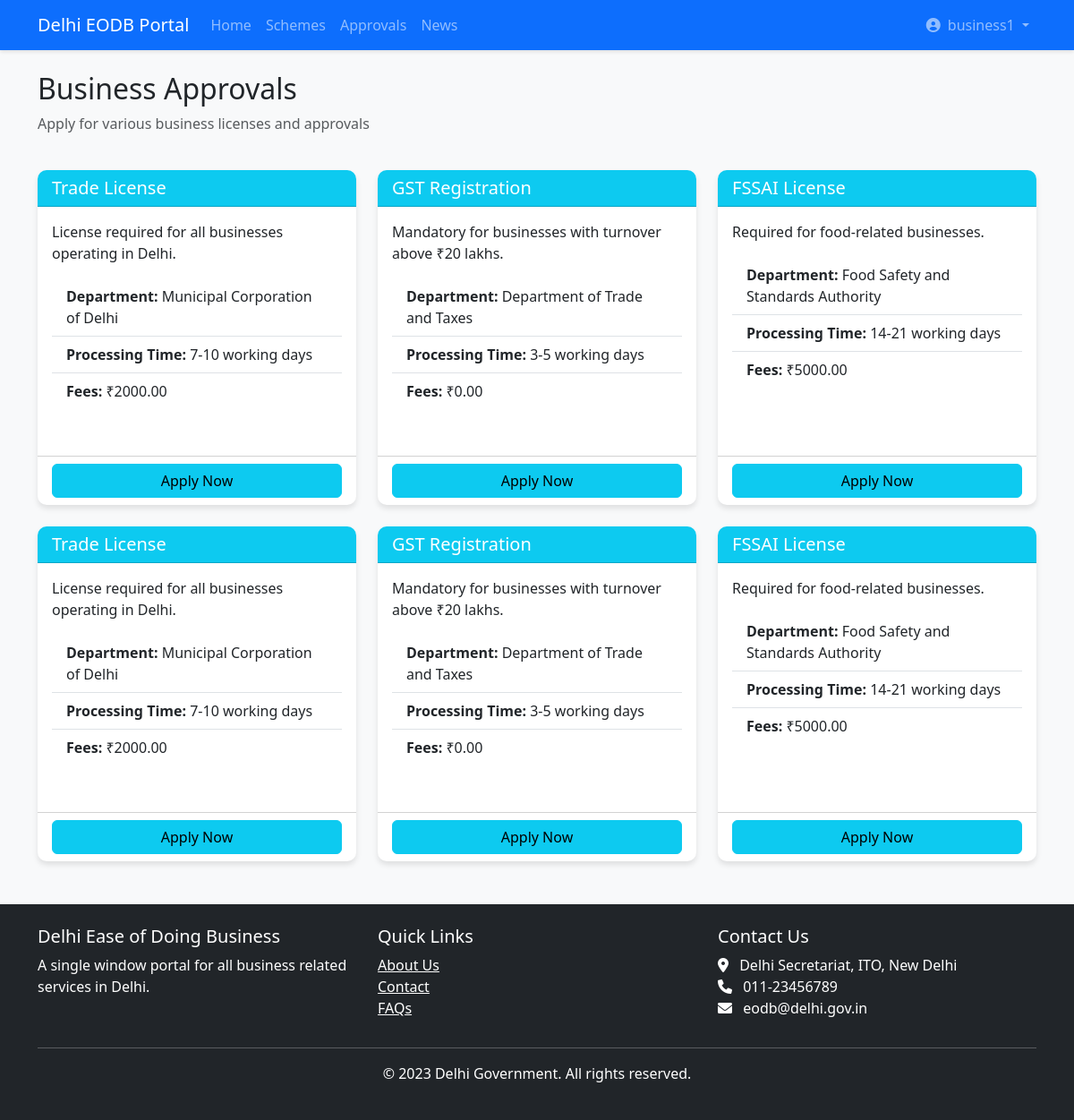
The page /approvals/ (signed in) on the database its author committed.
### business_portal/models.py (models this page shows, shortened)
class ApprovalType(models.Model):
    name = models.CharField(max_length=255)
    description = models.TextField()
    department = models.CharField(max_length=255)
    processing_time = models.CharField(max_length=100)
    fees = models.DecimalField(max_digits=10, decimal_places=2)
    required_documents = models.TextField()
    is_active = models.BooleanField(default=True)

### business_portal/views.py (the view)
# urls.py: path('approvals/', views.approval_types, name='approval_types'),
@login_required
def approval_types(request):
    types = ApprovalType.objects.filter(is_active=True)
    return render(request, 'business_portal/approval_types.html', {'approval_types': types})

### business_portal/templates/business_portal/approval_types.html
{% extends "business_portal/base.html" %}
{% load static %}
{% block content %}
<div class="row mb-4">
    <div class="col-md-8">
        <h2>Business Approvals</h2>
        <p class="text-muted">Apply for various business licenses and approvals</p>
    </div>
</div>
<div class="row">
    {% for approval_type in approval_types %}
    <div class="col-md-4 mb-4">
        <div class="card h-100">
            <div class="card-header bg-info text-white">
                <h5 class="mb-0">{{ approval_type.name }}</h5>
            </div>
            <div class="card-body">
                <p>{{ approval_type.description }}</p>
                <ul class="list-group list-group-flush mb-3">
                    <li class="list-group-item">
                        <strong>Department:</strong> {{ approval_type.department }}
                    </li>
                    <li class="list-group-item">
                        <strong>Processing Time:</strong> {{ approval_type.processing_time }}
                    </li>
                    <li class="list-group-item">
                        <strong>Fees:</strong> ₹{{ approval_type.fees }}
                    </li>
                </ul>
            </div>
            <div class="card-footer bg-transparent">
                <a href="{% url 'create_application' approval_type.id %}" class="btn btn-info w-100">
                    Apply Now
                </a>
            </div>
        </div>
    </div>
    {% empty %}
    <div class="col-12">
        <div class="alert alert-info">
            No approval types available at the moment.
        </div>
    </div>
    {% endfor %}
</div>
{% endblock %}

### business_portal/templates/business_portal/base.html (shortened to what this page needs)
{% load static %}
<!DOCTYPE html>
<html lang="en">
<head>
    <link href="https://cdn.jsdelivr.net/npm/bootstrap@5.3.0/dist/css/bootstrap.min.css" rel="stylesheet">
    <link rel="stylesheet" href="https://cdnjs.cloudflare.com/ajax/libs/font-awesome/6.0.0/css/all.min.css">
    <link rel="stylesheet" href="{% static 'css/style.css' %}">
</head>
<body>
    <nav class="navbar navbar-expand-lg navbar-dark bg-primary">
        <div class="container">
            <a class="navbar-brand" href="{% url 'home' %}">Delhi EODB Portal</a>
            <div class="collapse navbar-collapse" id="navbarNav">
                <ul class="navbar-nav me-auto">
                    <li class="nav-item">
                        <a class="nav-link" href="{% url 'home' %}">Home</a>
                    </li>
                    <li class="nav-item">
                        <a class="nav-link" href="{% url 'government_schemes' %}">Schemes</a>
                    </li>
                    <li class="nav-item">
                        <a class="nav-link" href="{% url 'approval_types' %}">Approvals</a>
                    </li>
                    <li class="nav-item">
                        <a class="nav-link" href="{% url 'news' %}">News</a>
                    </li>
                </ul>
                <ul class="navbar-nav">
                    {% if user.is_authenticated %}
                        <li class="nav-item dropdown">
                            <a class="nav-link dropdown-toggle" href="#" id="navbarDropdown" role="button" data-bs-toggle="dropdown">
                                <i class="fas fa-user-circle me-1"></i> {{ user.username }}
                            </a>
                        </li>
                    {% endif %}
                </ul>
            </div>
        </div>
    </nav>
    <main class="container my-4">
        {% block content %}{% endblock %}
    </main>
    <footer class="bg-dark text-white py-4 mt-4">
        <div class="container">
            <div class="row">
                <div class="col-md-4">
                    <h5>Delhi Ease of Doing Business</h5>
                    <p>A single window portal for all business related services in Delhi.</p>
                </div>
                <div class="col-md-4">
                    <h5>Quick Links</h5>
                    <ul class="list-unstyled">
                        <li><a href="#" class="text-white">About Us</a></li>
                        <li><a href="#" class="text-white">Contact</a></li>
                        <li><a href="#" class="text-white">FAQs</a></li>
                    </ul>
                </div>
                <div class="col-md-4">
                    <h5>Contact Us</h5>
                    <address>
                        <i class="fas fa-map-marker-alt me-2"></i> Delhi Secretariat, ITO, New Delhi<br>
                        <i class="fas fa-phone me-2"></i> 011-23456789<br>
                        <i class="fas fa-envelope me-2"></i> eodb@delhi.gov.in
                    </address>
                </div>
            </div>
            <hr>
            <div class="text-center">
                <p>&copy; 2023 Delhi Government. All rights reserved.</p>
            </div>
        </div>
    </footer>
</body>
</html>

### business_portal/static/css/style.css (style rules this page uses)
body { background-color: #f8f9fa; font-family: 'Segoe UI', Tahoma, Geneva, Verdana, sans-serif; }
.navbar { box-shadow: 0 2px 4px rgba(0,0,0,.1); }
.card { border: none; border-radius: 10px; box-shadow: 0 4px 6px rgba(0,0,0,.1); transition: transform 0.3s ease; margin-bottom: 20px; }
.card-header { border-radius: 10px 10px 0 0 !important; }
.list-group-item { border-left: none; border-right: none; }
.list-group-item:first-child { border-top: none; }
.list-group-item:last-child { border-bottom: none; }

### rows shown on the page
ApprovalType: name "Trade License", description "License required for all businesses operating in Delhi.", department "Municipal Corporation of Delhi", processing_time "7-10 working days", fees "2000.00"
ApprovalType: name "GST Registration", description "Mandatory for businesses with turnover above ₹20 lakhs.", department "Department of Trade and Taxes", processing_time "3-5 working days", fees "0.00"
ApprovalType: name "FSSAI License", description "Required for food-related businesses.", department "Food Safety and Standards Authority", processing_time "14-21 working days", fees "5000.00"
ApprovalType: name "Trade License", description "License required for all businesses operating in Delhi.", department "Municipal Corporation of Delhi", processing_time "7-10 working days", fees "2000.00"
ApprovalType: name "GST Registration", description "Mandatory for businesses with turnover above ₹20 lakhs.", department "Department of Trade and Taxes", processing_time "3-5 working days", fees "0.00"
ApprovalType: name "FSSAI License", description "Required for food-related businesses.", department "Food Safety and Standards Authority", processing_time "14-21 working days", fees "5000.00"

### other values the page prints
{{ user.username }} "business1"
